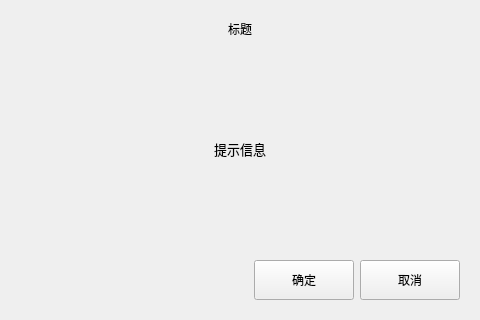
<?xml version="1.0" encoding="UTF-8"?>
<ui version="4.0">
 <class>InfoDialog</class>
 <widget class="QDialog" name="InfoDialog">
  <property name="geometry">
   <rect>
    <x>0</x>
    <y>0</y>
    <width>480</width>
    <height>320</height>
   </rect>
  </property>
  <layout class="QGridLayout" name="gridLayout">
   <property name="leftMargin">
    <number>20</number>
   </property>
   <property name="topMargin">
    <number>20</number>
   </property>
   <property name="rightMargin">
    <number>20</number>
   </property>
   <property name="bottomMargin">
    <number>20</number>
   </property>
   <item row="2" column="0">
    <spacer name="horizontalSpacer">
     <property name="orientation">
      <enum>Qt::Horizontal</enum>
     </property>
     <property name="sizeHint" stdset="0">
      <size>
       <width>139</width>
       <height>20</height>
      </size>
     </property>
    </spacer>
   </item>
   <item row="2" column="1">
    <widget class="QPushButton" name="pb_ok">
     <property name="sizePolicy">
      <sizepolicy hsizetype="Fixed" vsizetype="Fixed">
       <horstretch>0</horstretch>
       <verstretch>0</verstretch>
      </sizepolicy>
     </property>
     <property name="minimumSize">
      <size>
       <width>100</width>
       <height>40</height>
      </size>
     </property>
     <property name="focusPolicy">
      <enum>Qt::NoFocus</enum>
     </property>
     <property name="text">
      <string>确定</string>
     </property>
    </widget>
   </item>
   <item row="2" column="2">
    <widget class="QPushButton" name="pb_cancel">
     <property name="sizePolicy">
      <sizepolicy hsizetype="Fixed" vsizetype="Fixed">
       <horstretch>0</horstretch>
       <verstretch>0</verstretch>
      </sizepolicy>
     </property>
     <property name="minimumSize">
      <size>
       <width>100</width>
       <height>40</height>
      </size>
     </property>
     <property name="focusPolicy">
      <enum>Qt::NoFocus</enum>
     </property>
     <property name="text">
      <string>取消</string>
     </property>
    </widget>
   </item>
   <item row="1" column="0" colspan="3">
    <widget class="QLabel" name="label_info">
     <property name="styleSheet">
      <string notr="true">font: 13px;</string>
     </property>
     <property name="text">
      <string>提示信息</string>
     </property>
     <property name="alignment">
      <set>Qt::AlignCenter</set>
     </property>
    </widget>
   </item>
   <item row="0" column="0" colspan="3">
    <widget class="QLabel" name="title">
     <property name="sizePolicy">
      <sizepolicy hsizetype="Preferred" vsizetype="Fixed">
       <horstretch>0</horstretch>
       <verstretch>0</verstretch>
      </sizepolicy>
     </property>
     <property name="text">
      <string>标题</string>
     </property>
     <property name="alignment">
      <set>Qt::AlignHCenter|Qt::AlignTop</set>
     </property>
    </widget>
   </item>
  </layout>
 </widget>
 <resources/>
 <connections>
  <connection>
   <sender>pb_ok</sender>
   <signal>clicked()</signal>
   <receiver>InfoDialog</receiver>
   <slot>accept()</slot>
   <hints>
    <hint type="sourcelabel">
     <x>159</x>
     <y>165</y>
    </hint>
    <hint type="destinationlabel">
     <x>158</x>
     <y>95</y>
    </hint>
   </hints>
  </connection>
  <connection>
   <sender>pb_cancel</sender>
   <signal>clicked()</signal>
   <receiver>InfoDialog</receiver>
   <slot>reject()</slot>
   <hints>
    <hint type="sourcelabel">
     <x>410</x>
     <y>285</y>
    </hint>
    <hint type="destinationlabel">
     <x>239</x>
     <y>159</y>
    </hint>
   </hints>
  </connection>
 </connections>
</ui>
